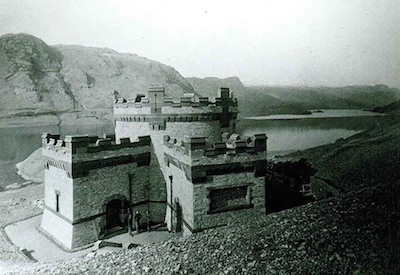
%> input picture Homework/HW1/am205_hw1_files/problem5/image_examples/thirlmere.png, 400 x 275 px
$ octave load_image_split_channel.m   (GNU Octave 9; MATLAB toolbox functions it lacks are replaced by stand-ins)
%> lines starting %> are read from the running program, lines starting %| are printed output that depends on the picture
% 09/11/16 Jinsoo Kim

clear % erase all the variables in the workspace
close all % close all the figures
clc % clear the command window

option = 1;
% 1 - thirlmere.png, 2 - rubik.png


% Read the test image
% This image should be placed in the same folder with m-file
if option == 1
    imagename = 'thirlmere.png';
else
    imagename = 'rubik.png';
end
test_image = imread(imagename);
%> test_image is the input picture: size 275x400x3 uint8; mean R, G, B 124.9, 133.9, 128.7

% remove the extension '.png' in the name
imagename = strsplit(imagename,'.'); % output - cell
imagename = imagename{1};


% Check size
% R - test_image(:,:,1), G - test_image(:,:,2), B - test_image(:,:,3)
% pixel value: uint8 (range: 0~255)
[r,c,channel] = size(test_image);
%> r = 275; c = 400; channel = 3
display([int2str(c) 'x' int2str(r) ' pixels in ' int2str(channel) ' channels'])
%| 400x275 pixels in 3 channels


% Plot the image
figure()
image(test_image)


% Output each channel
for aa=1:channel
    test_image2 = zeros(size(test_image),'uint8'); % make the 3 dimensional zero matrix (uint8 type)
    test_image2(:,:,aa) = test_image(:,:,aa); % assign only one channel of test timage to the new image

    figure()
    image(test_image2)

    imwrite(test_image2,[imagename '_channel' num2str(aa) '.png']) % write the image as png file
end
%> this loop made 3 passes
%> pass 1, `imwrite(test_image2,[imagename '_channel' num2str(aa) '.png'])`:
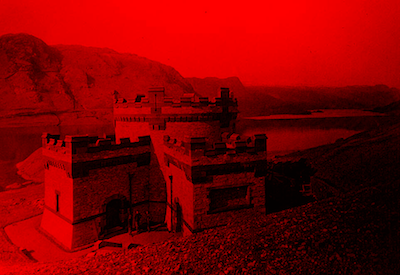
%> saved as thirlmere_channel1.png: size 275x400x3 uint8; mean R, G, B 124.9, 0, 0
%> pass 2, `imwrite(test_image2,[imagename '_channel' num2str(aa) '.png'])`:
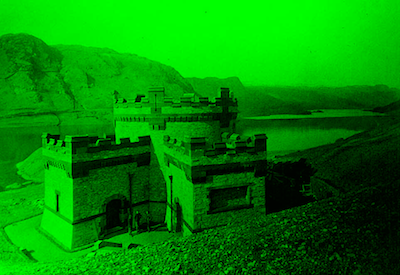
%> saved as thirlmere_channel2.png: size 275x400x3 uint8; mean R, G, B 0, 133.9, 0
%> after the loop:
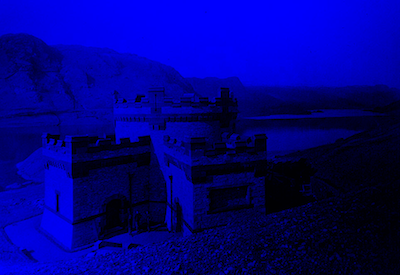
%> test_image2: size 275x400x3 uint8; mean R, G, B 0, 0, 128.7
